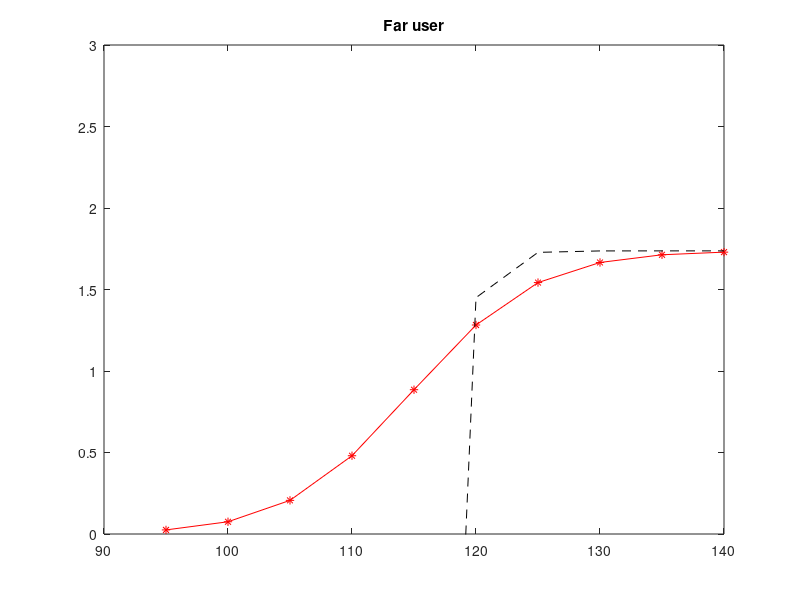
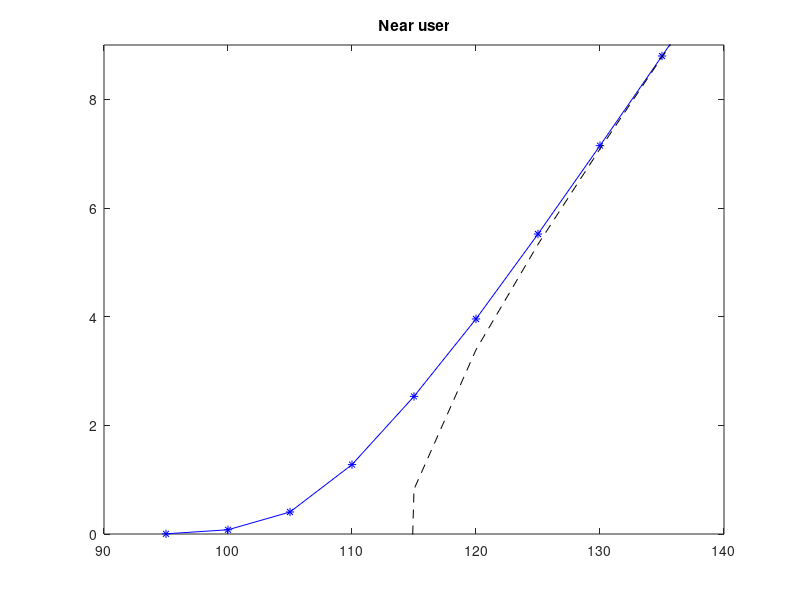

Source code (MATLAB) for these figures, in order:
% The codes for paper
% B. Zhao, C. Zhang, W. Yi and Y. Liu, "Ergodic Rate Analysis of STAR-RIS Aided NOMA Systems", IEEE Communications Letters; 2022.

clear
clc
%% Parameter setting
num =1*1e4;
k=3;
theta=14;
           
P_dBM = 5:5:50; %transmit power dBm 0-40
Pt= 10.^((P_dBM-30)./10);

beta_far = 0.5; 
beta_near = 0.5; %power allocation by STAR-RIS

a_far = 0.7;
a_near = 0.3; %power allocation from BS
a_index = a_far/a_near;

H=30;
R1 = 100;
R2 = 200;    
dBR = 400; % distance between BS to STAR-RIS

alpha = 2.6;

BW=10*10^6; 
Nf=10;
sigma2_dbm= -170+10*log10(BW)+Nf; %Thermal noise in dBm
sigma_square=10^((sigma2_dbm-30)/10);

gamma_th_SIC=1;

rho=P_dBM-sigma2_dbm;


%% analytical

for ii = 1:length(P_dBM)
    Phy = @(y) Pt(ii).*(y.^2+H^2).^(-0.5*alpha).*dBR^(-alpha);

    %% Far user
    t=@(x) sigma_square*x./(a_near*beta_near*Pt(ii)*dBR^(-alpha)*theta*(a_index-x));
    for jj = 1:k
        n = jj-1;
        
        fun=@(x) t(x).^(-2/alpha)./(x+1).*(gammainc(t(x)*(R2^2+H^2)^(alpha/2),n+2/alpha)*gamma(n+2/alpha)-gammainc(t(x)*(R1^2+H^2)^(alpha/2),n+2/alpha)*gamma(n+2/alpha));
     
       int_far(jj) = 1/factorial(n)*integral(@(x) fun(x),0,a_index);
      
    end
     R_far(ii) = 2/(log(2)*alpha*(R2^2-R1^2))*sum(int_far);

     %% Near user
     a_cal = a_near*beta_near*gamma_th_SIC/(a_far*beta_far-gamma_th_SIC*a_near*beta_near);
     ee=@(y) sigma_square./(a_near*beta_near.*Phy(y).*theta);
     aa=@(y) ee(y).*(a_cal+1);
     func_ori = @(y) log(a_cal+1)/log(2)*(1-gammainc(sigma_square.*gamma_th_SIC./(a_near.*beta_near.*Phy(y).*theta.*(a_index-gamma_th_SIC)),k, 'lower')).*2.*y./R1^2;
   
     fun1= @(y) exp(ee(y)).*expint(aa(y)).*y.*2./(R1^2);
       
    for jj=1:k-1
        n=jj;
        int=zeros(1,n);
        f2=@(x,y) (ee(y).*x).^n./(1+x).*exp(-ee(y).*x).*y.*2./(R1^2);
        fun31= @(y) ee(y).^n.*exp(ee(y)).*(-1)^n.*expint(aa(y)).*y.*2./(R1^2);
        
        for j=1:n
            int(j)=integral(@(y) ee(y).^n.*exp(ee(y)).*nchoosek(n,j)*(-1)^(n-j).*(ee(y)).^(-j).*gammainc(aa(y),j,'upper')*gamma(j).*y.*2./(R1^2),0,R1);
        end
        
        int_near(jj)=(1/factorial(n))*(integral(@(y) fun31(y),0,R1)+sum(int));

    end
     R_near(ii) = integral(@(y) func_ori(y),0,R1 )+1/log(2)*(sum(int_near)+integral(@(y) fun1(y),0,R1));


     %% asymptotic near 
     a_cal = a_near*beta_near*gamma_th_SIC/(a_far*beta_far-gamma_th_SIC*a_near*beta_near);
     ee=@(y) sigma_square./(a_near*beta_near.*Phy(y).*theta);
     aa=@(y) ee(y).*(a_cal+1);
     func_ori = @(y) log(a_cal+1)/log(2)*(1-(sigma_square.*gamma_th_SIC./(a_near.*beta_near.*Phy(y).*theta.*(a_index-gamma_th_SIC))).^k./k).*2.*y./R1^2;
     c=0.577215;
     fun1a= @(y) (1+ee(y)).*(-log(ee(y).*a_cal*a_index/gamma_th_SIC)-c).*y.*2./(R1^2);
       
    for jj=1:k-1
        n=jj;
        int=zeros(1,n);
        f2=@(x,y) (ee(y).*x).^n./(1+x).*exp(-ee(y).*x).*y.*2./(R1^2);
        fun31a= @(y) ee(y).^n.*(1+ee(y)).*(-1)^n.*(-log(aa(y))-c).*y.*2./(R1^2);
        
        for j=1:n
            int(j)=integral(@(y) ee(y).^n.*(1+ee(y)).*nchoosek(n,j)*(-1)^(n-j).*(ee(y)).^(-j).*gammainc(aa(y),j,'upper')*gamma(j).*y.*2./(R1^2),0,R1);
        end
        
        int_nearasy(jj)=(1/factorial(n))*(integral(@(y) fun31a(y),0,R1)+sum(int));

    end
     R_nearAsy(ii) = integral(@(y) func_ori(y),0,R1 )+1/log(2)*(sum(int_nearasy)+integral(@(y) fun1a(y),0,R1));

    %% asymptotic far
    t=@(x) sigma_square*x./(a_near*beta_near*Pt(ii)*dBR^(-alpha)*theta*a_index);
    
        
        funa=@(x) 1./(x+1)-2*t(x).^k./((R2^2-R1^2)*(x+1)*factorial(k)).*((R2^2+H^2)^(alpha*k/2+1)-(R1^2+H^2)^(alpha*k/2+1))/(alpha*k+2);
     
       
     R_farAsy(ii) = 1/log(2)*integral(@(x) funa(x),0,a_index);

end


%% plot
figure
plot(rho,R_far,'r*-' );
hold on;
plot(rho,R_farAsy,'k--' );
hold on;
ylim([0 3])
title('Far user')

figure
plot(rho,R_near,'b*-' );
hold on;
plot(rho,R_nearAsy,'k--');
hold on;
ylim([0 9])
title('Near user')
